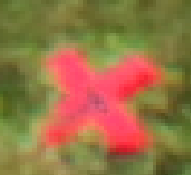
#> input picture target_detection/T.PNG, 191 x 175 px, found by its file name
$ python Matching-1.py   (older library calls are emulated)
#> lines starting #> are read from the running program, lines starting #| are printed output that depends on the picture
###################################################
##Name: Andrew Olguin
##
##Date: 1-1-15
##
##Functionality: This code is meant to match objects in an image to a objects in training set.
##it uses FLANN and surf features to match two images together. This code is still
##under development.
##
##Version: 1
##
##Changes log: none
###################################################

import numpy as np
import cv2
from matplotlib import pyplot as plt

def nothing(x):
    pass

# [20 lines left out: function Sobel, not called in this run]

def Clust(img, K):
    Z = img.reshape((-1,3))

    # convert to np.float32
    Z = np.float32(Z)

    # define criteria, number of clusters(K) and apply kmeans()
    criteria = (cv2.TERM_CRITERIA_EPS + cv2.TERM_CRITERIA_MAX_ITER, 10, 1.0)

    ret,label,center=cv2.kmeans(Z,K,None,criteria,10,cv2.KMEANS_RANDOM_CENTERS)
    #ret, label, center = cv2.kmeans(Z, K, criteria, 10, 0)

    # Now convert back into uint8, and make original image
    center = np.uint8(center)
    res = center[label.flatten()]
    res2 = res.reshape((img.shape))

    return res2

#this function is meant to detect surf features in an image and uses an image pyramid to upscale an image
#it uses the image preprocessing methods show in the meanClust-1 script
#Parameters:
#K= number of colors in the clustered output
#lb/ub= the bounds for the canny edge detection
#surfVal= surf feature threshold, higher the number the less feautures
#img- input image
# [19 lines left out: function SURFINPYR, not called in this run]


#this function is meant to detect surf features in an image
#it uses the image preprocessing methods show in the meanClust-1 script
#Parameters:
#K= number of colors in the clustered output
#lb/ub= the bounds for the canny edge detection
#surfVal= surf feature threshold, higher the number the less feautures
#img- input image
def SURFIN(img, K, lb, ub, srfVal):
    img = Clust(img, K)

    surf = cv2.SURF(srfVal)

    img = cv2.cvtColor(img, cv2.COLOR_RGB2LUV)

    uv_img = img[:,:,1]+ img[:,:,2]

    grad = Sobel(img2)
    edges = cv2.Canny(grad,lb,ub)

    kp, des = surf.detectAndCompute(edges, None)

    return kp, des

###############################################################
img1 = cv2.imread('T.png')          # trainImage
#> img1 is the input picture: shape (175, 191, 3); mean B, G, R 69.6, 115, 150.7
img2 = cv2.imread('IMG_0494_22.jpg') # queryImage
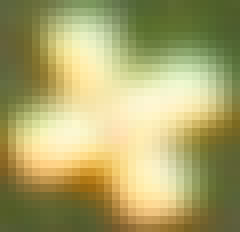
#> input picture target_detection/IMG_0494_22.JPG, 30 x 29 px, found by its file name (shown 8 times larger)
#> img2 is the input picture: shape (29, 30, 3); mean B, G, R 105.4, 164.8, 170.5
img3 = cv2.imread('T.png') # queryImage
img4 = cv2.imread('A.png') # queryImage
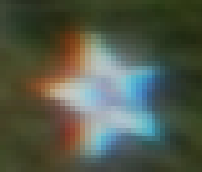
#> input picture target_detection/A.PNG, 202 x 172 px, found by its file name
#> img4 is the input picture: shape (172, 202, 3); mean B, G, R 74.6, 89.5, 82

#create windows
cv2.namedWindow('reference Image')

# create trackbars for parameter change
cv2.createTrackbar('Canny ub','reference Image',100,255,nothing)
cv2.createTrackbar('Canny lb','reference Image',200,255,nothing)
cv2.createTrackbar('K','reference Image',4,10,nothing)
cv2.createTrackbar('SURF Thresh','reference Image',400,4000,nothing)


while(1):
    K = cv2.getTrackbarPos('K', 'reference Image')
    lb = cv2.getTrackbarPos('Canny lb', 'reference Image')
    ub = cv2.getTrackbarPos('Canny ub', 'reference Image')
    srfVal = cv2.getTrackbarPos('SURF Thresh', 'reference Image')

    kp1, des1 = SURFIN(img1, K, lb, ub, srfVal)
#> in Clust, `ret,label,center=cv2.kmeans(Z,K,None,criteria,10,cv2.KMEANS_RANDOM_CEN..`: ret = 18760222.3; center = [[69.66, 135.4, 132.2], [96.19, 86.41, 244], [87.23, 138, 183.8], [49.11, 107.8, 102.8]]
#> in Clust, `center = np.uint8(center)`: center = [[69, 135, 132], [96, 86, 243], [87, 137, 183], [49, 107, 102]]
#> in Clust, `res2 = res.reshape((img.shape))`:
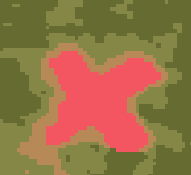
#> res2: shape (175, 191, 3); mean B, G, R 69.3, 114.4, 150.1
#> (the run stopped early here; a loop or call above may not have finished)
